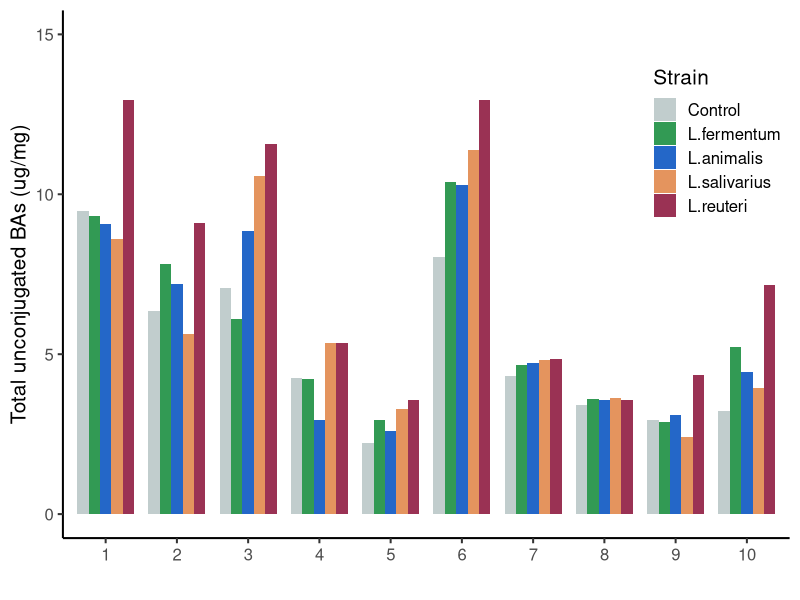
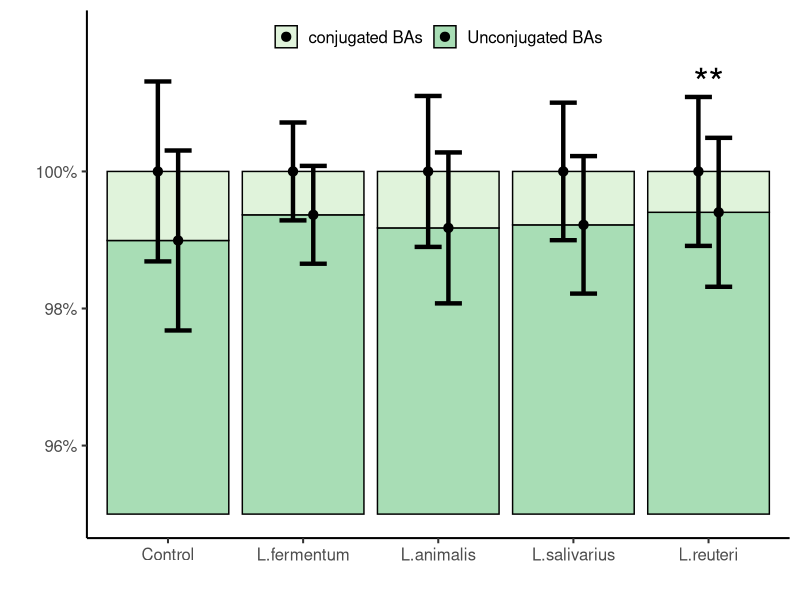
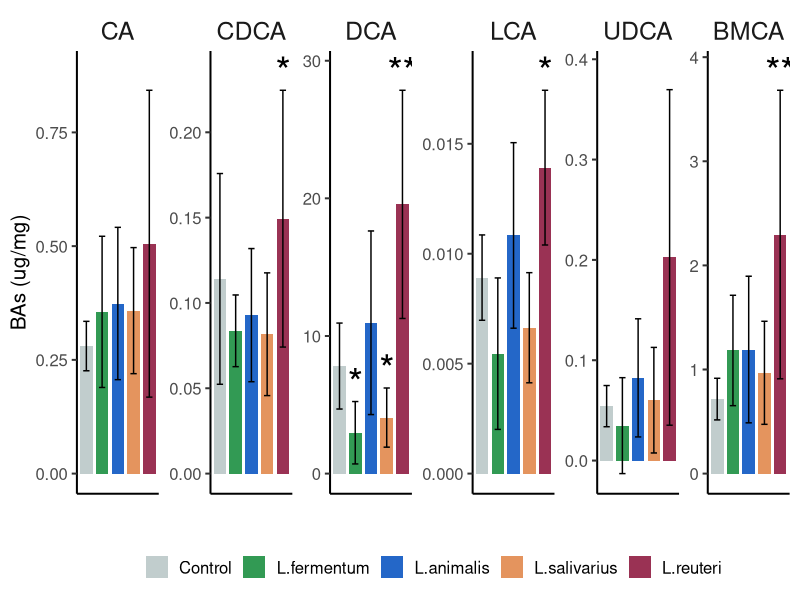
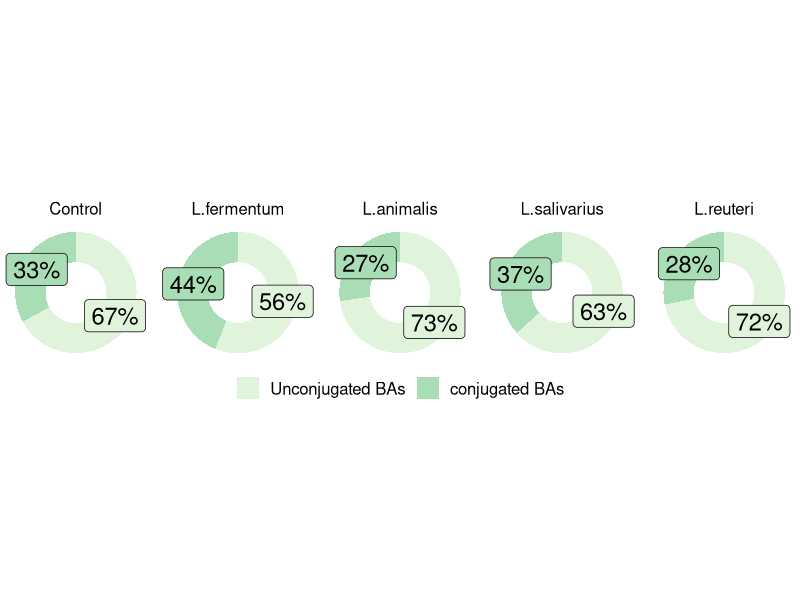
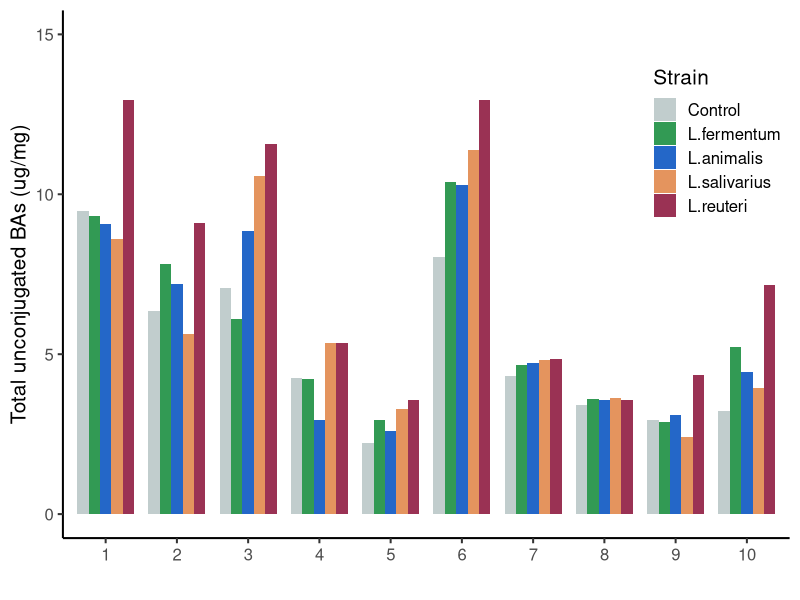
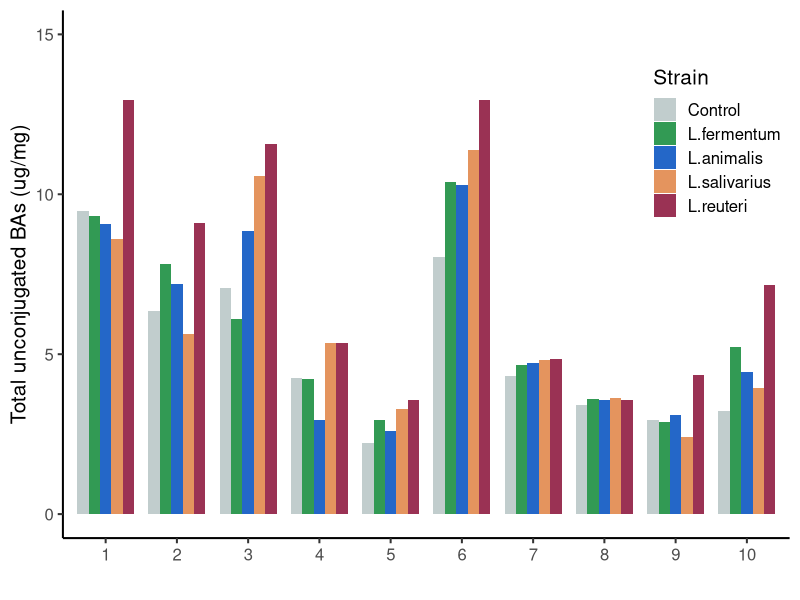
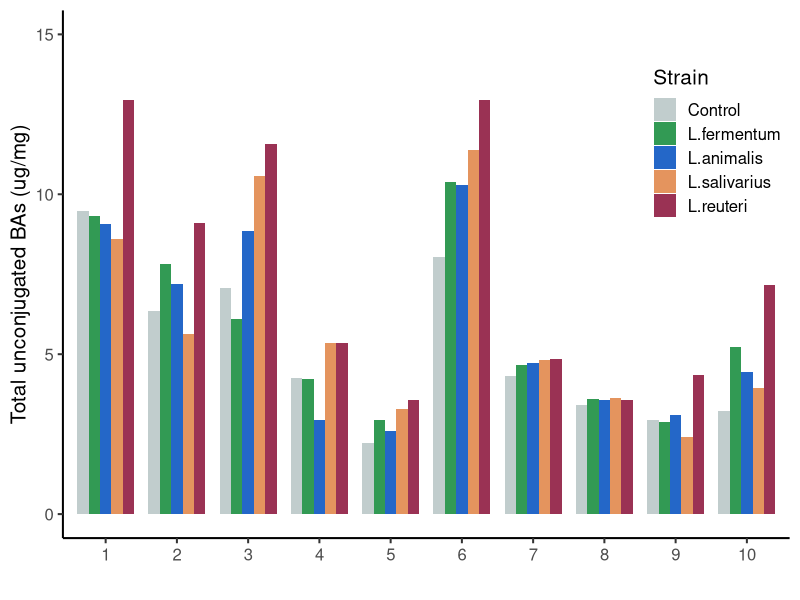
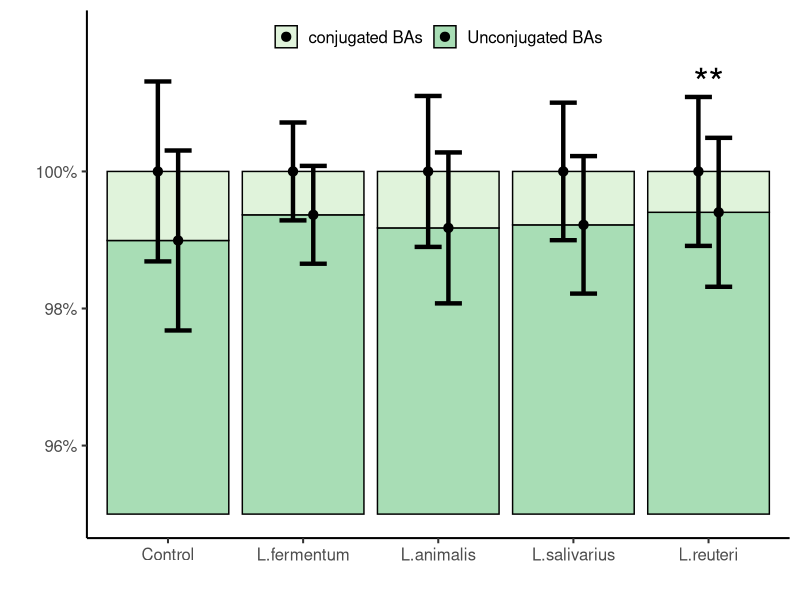

Reproduce these figures in R, in order.
library(tidyverse)
library(rstatix)

myStrainName <- c("Control", "L.fermentum", "L.animalis", "L.salivarius", "L.reuteri")
myCol <- c("#C1CDCD", "#329A54", "#2467C8", "#E4945E", "#9A3254")
myWidth <- 0.8
myPosition <- position_dodge(.8)

# 1 -----------------------------------------------------------------------

data1 <- read_tsv("1.txt")
data1$Indi <- factor(rep(1:10, times = 5))
data1$Strain <- factor(
  rep(myStrainName, each = 10),
  levels = myStrainName
)


# 1.1 plot ----------------------------------------------------------------

ggplot(data1, aes(Indi, uncojsum, fill = Strain)) +
  geom_bar(
    stat = "identity",
    width = myWidth,
    position = myPosition
  ) +
  labs(
    x = "",
    y = "Total unconjugated BAs (ug/mg)"
  ) +
  scale_y_continuous(
    limits = c(0, 15),
    breaks = c(0, 5, 10, 15)
  ) +
  scale_fill_manual(
    values = myCol
  ) +
  scale_color_manual(
    values = myCol
  ) +
  theme_classic(
    base_size = 15
  ) +
  theme(
    legend.position = c(0.9, 0.75)
  )

for (format in c(".pdf", ".png", ".tiff")) {
  ggsave(paste0("1", format),
    width = 8, height = 5
  )
}


# 2 -----------------------------------------------------------------------

data2 <- read_tsv("2.txt")
min(data2$`Unconjugated BAs`)
myCutoff <- 0.95

data2$`conjugated BAs` <- 1 - data2$`Unconjugated BAs`

pre.stst.data <- data2 |>
  pivot_longer(
    cols = c(`conjugated BAs`, `Unconjugated BAs`),
    names_to = "Type",
    values_to = "Content"
  )

data2$`Unconjugated BAs` <- data2$`Unconjugated BAs` - myCutoff
plot.data2 <- data2 |>
  pivot_longer(
    cols = c(`conjugated BAs`, `Unconjugated BAs`),
    names_to = "Type",
    values_to = "Content"
  ) |>
  group_by(
    Group, Type
  ) |>
  summarise(
    myMEAN = mean(Content),
    mySD = sd(Content)
  ) |>
  ungroup()

plot.data2$Group <- factor(
  plot.data2$Group,
  levels = myStrainName
)
plot.data2$Type <- factor(
  plot.data2$Type,
  levels = c("conjugated BAs", "Unconjugated BAs")
)

plot.data2n <- plot.data2 |>
  arrange(desc(Type)) |>
  group_by(Group) |>
  mutate(
    newMean = cumsum(myMEAN)
  ) |>
  ungroup()

# 2.2 stat ----------------------------------------------------------------
stat.data <- pre.stst.data |>
  group_by(Type) |>
  rstatix::t_test(
    Content ~ Group,
    paired = TRUE
  ) |>
  ungroup() |>
  filter(group1 == "Control") |>
  select(
    Type, group2, p
  ) |>
  mutate(
    s = if_else(
      p < 0.001, "***",
      if_else(
        p < 0.01, "**",
        if_else(
          p < 0.05, "*", " "
        )
      )
    )
  )
write_tsv(stat.data, "2_paired_t_test.txt")


# 2.3 plot ----------------------------------------------------------------

ggplot(
  plot.data2n,
  aes(Group, myMEAN,
    fill = Type,
    color = Type
  )
) +
  geom_bar(
    aes(fill = Type),
    color = "black",
    stat = "identity",
    position = "stack"
  ) +
  geom_errorbar(
    aes(
      ymin = newMean - mySD,
      ymax = newMean + mySD
    ),
    color = "black",
    width = .4,
    size = 1.5,
    position = position_dodge(.3)
  ) +
  geom_point(
    aes(y = newMean),
    color = "black",
    size = 2.8,
    position = position_dodge(.3)
  ) +
  geom_text(
    data = filter(stat.data, Type == "Unconjugated BAs"),
    aes(group2, y = 0.063, label = s),
    color = "black",
    size = 10
  ) +
  # geom_text(
  #   data = filter(stat.data, Type != "Unconjugated BAs"),
  #   aes(group2, y = 0.066, label = s),
  #   color = "grey",
  #   size = 10
  # ) +
  scale_y_continuous(
    limits = c(0, 0.07),
    breaks = c(0.01, 0.03, 0.05),
    labels = c("96%", "98%", "100%")
  ) +
  scale_fill_brewer(palette = 4) +
  # scale_fill_manual(
  #   values = c("grey", "#F8766D")
  # ) +
  labs(
    x = "",
    y = ""
  ) +
  theme_classic(base_size = 15) +
  theme(
    legend.title = element_blank(),
    legend.position = c(0.5, 0.95),
    legend.direction = "horizontal"
  )

for (format in c(".pdf", ".png", ".tiff")) {
  ggsave(paste0("2", format),
    width = 8, height = 5
  )
}


# 3 -----------------------------------------------------------------------
myBAs <- c(
  "CA", "CDCA", "DCA", "LCA",
  "UDCA", "BMCA"
)

data3 <- read_tsv("3.txt")
colnames(data3)[1] <- "Group"
data3n <- data3 |>
  pivot_longer(
    colnames(data3)[2:ncol(data3)],
    names_to = "BA",
    values_to = "Content"
  )

data3n$BA <- factor(
  data3n$BA,
  levels = myBAs
)
data3n$Group <- factor(
  data3n$Group,
  levels = myStrainName
)


# 3.2 stat ----------------------------------------------------------------
stat.data <- data3n |>
  group_by(BA) |>
  rstatix::t_test(Content ~ Group, paired = TRUE) |>
  ungroup() |>
  filter(group1 == "Control") |>
  select(
    BA, group2, p
  ) |>
  mutate(
    s = if_else(
      p < 0.001, "***",
      if_else(
        p < 0.01, "**",
        if_else(
          p < 0.05, "*", " "
        )
      )
    )
  )
colnames(stat.data)[2] <- "Group"
write_tsv(stat.data, "3_paired_t_test.txt")

plot.data3 <- data3n |>
  group_by(Group, BA) |>
  summarise(
    myMEAN = mean(Content),
    mySD = sd(Content)
  ) |>
  ungroup()

top <- plot.data3 |>
  dplyr::group_by(BA) |>
  summarise(
    top = max(myMEAN + mySD)
  ) |>
  ungroup()

plot.data3n <- plot.data3 |>
  left_join(stat.data) |>
  left_join(top)

plot.data3n$Group <- factor(
  plot.data3n$Group,
  levels = myStrainName
)


# 3.3 plot ----------------------------------------------------------------

ggplot(
  plot.data3n,
  aes(Group, myMEAN, fill = Group)
) +
  geom_bar(
    width = myWidth,
    stat = "identity",
    # position = myPosition
  ) +
  geom_errorbar(
    aes(Group,
      ymin = myMEAN - mySD,
      ymax = myMEAN + mySD
    ),
    width = .4,
    size = 0.5
  ) +
  geom_text(
    aes(Group, myMEAN + mySD + 0.05 * top,
      label = s
    ),
    size = 10
  ) +
  labs(
    x = "",
    y = "BAs (ug/mg)"
  ) +
  scale_fill_manual(
    values = myCol
  ) +
  facet_wrap(vars(BA),
    scales = "free_y",
    nrow = 1
  ) +
  theme_classic(base_size = 15) +
  theme(
    axis.text.x.bottom = element_blank(),
    axis.ticks.x = element_blank(),
    legend.position = "bottom",
    legend.title = element_blank(),
    legend.direction = "horizontal",
    strip.background = element_blank(),
    strip.text = element_text(size = rel(1.2))
  )

for (format in c(".pdf", ".png", ".tiff")) {
  ggsave(paste0("3", format),
    width = 8, height = 5
  )
}


# 4 -----------------------------------------------------------------------

data4 <- read_tsv("4.txt")

stat.data <- data4 |>
  rstatix::t_test(`Unconjugated BAs` ~ Group,
    paired = TRUE
  ) |>
  filter(group1 == "Control") |>
  select(group2, p)
write_tsv(stat.data, "4_paired_t_test.txt")

plot.data4 <- data4 |>
  group_by(Group) |>
  summarise(
    `Unconjugated BAs` = mean(`Unconjugated BAs`),
    `conjugated BAs` = 1 - `Unconjugated BAs`
  ) |>
  pivot_longer(
    c(`Unconjugated BAs`, `conjugated BAs`),
    names_to = "Type",
    values_to = "Percent"
  )

plot.data4$Group <- factor(
  plot.data4$Group,
  levels = myStrainName
)
plot.data4$Type <- factor(
  plot.data4$Type,
  levels = c("Unconjugated BAs", "conjugated BAs")
)

plot.data4n <- plot.data4 |>
  arrange(Group, Type) |>
  group_by(Group) |>
  summarise(
    fraction = Percent / sum(Percent),
    ymax = cumsum(fraction),
    ymin = c(0, head(ymax, n = -1)),
    labelPosition = (ymax + ymin) / 2,
    label = paste0(format(Percent * 100, digits = 2), "%")
  ) |>
  ungroup() |>
  mutate(Type = plot.data4$Type)


# 4.3 plot ----------------------------------------------------------------

ggplot(plot.data4n, aes(ymax = ymax, ymin = ymin, xmax = 4, xmin = 3, fill = Type)) +
  geom_rect() +
  geom_label(x = 3.5, aes(y = labelPosition, label = label), size = 6, show.legend = FALSE) +
  # annotate(geom = "text",
  #          x = 2, y = 0.5,
  #         label = "X") +
  scale_fill_brewer(palette = 4) +
  # scale_fill_manual(
  #   values = c("grey80", "black")
  # ) +
  coord_polar(theta = "y") +
  xlim(c(2, 4)) +
  facet_wrap(. ~ Group, nrow = 1) +
  theme_void(
    base_size = 15
  ) +
  theme(
    legend.position = "bottom",
    legend.title = element_blank()
  )

for (format in c(".pdf", ".png", ".tiff")) {
  ggsave(paste0("4", format),
    width = 8, height = 5
  )
}
